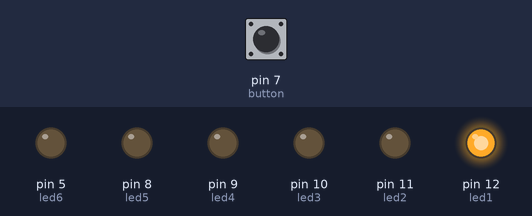
A sketch run on a simulated Arduino Uno, built with avr-gcc and run on an emulated ATmega328P. On the bench: output pins drawn as LEDs (lit = HIGH). The test bench sets the inputs (shaded band); at power-on: pin 7 (button) HIGH.

Above: at 1.2 s.
1.3 s: pin 7 (button) pulled LOW for 0.15 s
At 1.6 s:
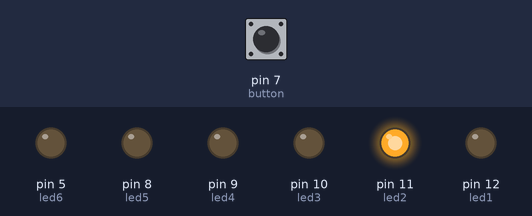
2.9 s: pin 7 (button) pulled LOW for 1 s
At 4.0 s:
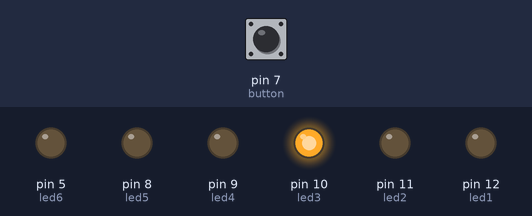
5.4 s: pin 7 (button) pulled LOW for 0.15 s
At 5.9 s:
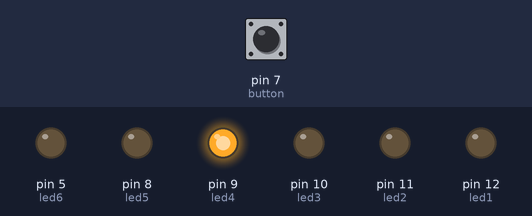
7.0 s: pin 7 (button) pulled LOW for 3.2 s
At 8.3 s:
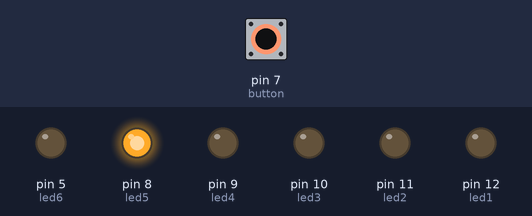
11.7 s: pin 7 (button) pulled LOW for 0.15 s
At 13.1 s:
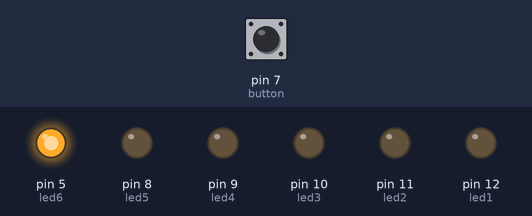
Timing chart, 0 to 14.3 s (numbered marks = the images above; inputs shaded):
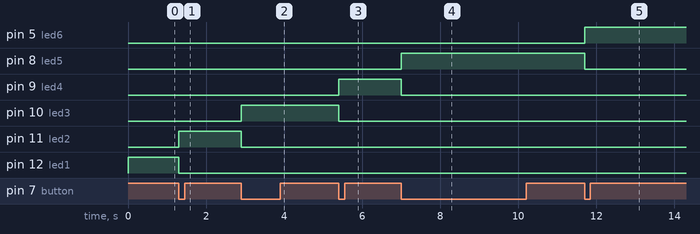

The sketch:

sketch_squence.ino
```cpp
int led1=12,led2=11,led3=10,led4=9,led5=8,led6=5;
int button=7;

void setup() {
  // put your setup code here, to run once:
  pinMode(led1,OUTPUT);
  pinMode(led2,OUTPUT);
  pinMode(led3,OUTPUT);
  pinMode(led4,OUTPUT);
  pinMode(led5,OUTPUT);
  pinMode(led6,OUTPUT);
  pinMode(button,INPUT_PULLUP);
}

int laststate=0,actualstate=0,counter=0;
void loop() {

  switch (counter) {
    case 0:
      digitalWrite(led6,LOW);
      digitalWrite(led1,HIGH);
      break;
    case 1:
      digitalWrite(led1,LOW);
      digitalWrite(led2,HIGH);
      break;
    case 2:
      digitalWrite(led2,LOW);
      digitalWrite(led3,HIGH);
      break;
    case 3:
      digitalWrite(led3,LOW);
      digitalWrite(led4,HIGH);
      break;
    case 4:
      digitalWrite(led4,LOW);
      digitalWrite(led5,HIGH);
      break;
    case 5:
      digitalWrite(led5,LOW);
      digitalWrite(led6,HIGH);
      break;
    default:
      counter=-1;

      // if nothing else matches, do the default
      // default is optional
  }
  // put your main code here, to run repeatedly:
  laststate=actualstate;
  actualstate = digitalRead(button);
  if (actualstate==0 && laststate==1) {

    counter++;
  }
}
```

Measured:
- after the input at 1.3 s, pin 11 (led2): LOW → HIGH at once; pin 12 (led1): HIGH → LOW at once
- after the input at 2.9 s, pin 10 (led3): LOW → HIGH at once; pin 11 (led2): HIGH → LOW at once
- after the input at 5.4 s, pin 9 (led4): LOW → HIGH at once; pin 10 (led3): HIGH → LOW at once
- after the input at 7.0 s, pin 8 (led5): LOW → HIGH at once; pin 9 (led4): HIGH → LOW at once
- after the input at 11.7 s, pin 5 (led6): LOW → HIGH at once; pin 8 (led5): HIGH → LOW at once
